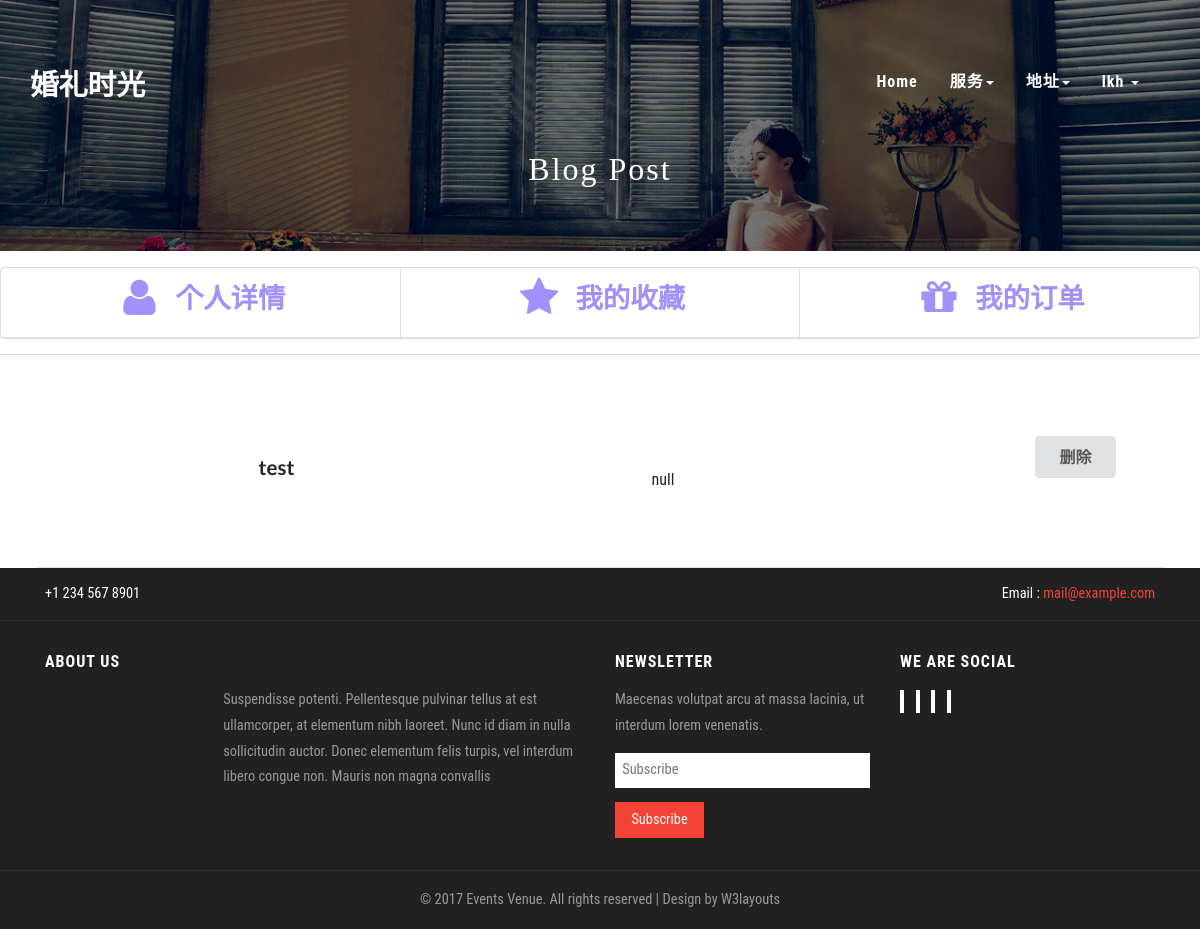
The app's page /person-fav/ (signed in) with its own data.
### Web/models.py (models this page shows, shortened)
class UserProfile(models.Model):#客户信息
    belong_to = models.OneToOneField(to=User)#名字密码等
    profile_image = models.FileField(upload_to='store/userimg',default='images/matt.jpg',null=True,blank=True)
    email = models.EmailField(null=True,blank = True)
    ident_name = models.CharField(max_length=12,default='',null=True,blank = True)
    sex = models.BooleanField(default=1)#1->male;2->female
    location = models.ForeignKey(to=City,null=True,blank = True)
    ident_kind = models.ForeignKey(to=ident_Kind,default=1)
    phone = models.CharField(max_length=11,default='')
    is_ident = models.BooleanField(default=False)
    ident = models.CharField(max_length=18,null=True,blank = True)
    is_C_man = models.BooleanField(default=False)
    is_W_man = models.BooleanField(default=False)
    def __str__(self):
        return self.belong_to.username

class Fav(models.Model):#收藏
    fav_user = models.ForeignKey(to=UserProfile)
    fav_ser = models.ForeignKey(to = C_S)
    def __str__(self):
        return self.fav_user.belong_to.username

class C_S(models.Model):#存服务
    belong = models.ForeignKey(to=Company)#所属公司
    topic = models.CharField(max_length=30 , default='unnamed_S|C')#主题
    public_like = models.PositiveIntegerField(default=0)#喜好程度
    icon = models.ImageField(upload_to='store/icon')#图标
    introduction = models.TextField(max_length=255,default='null')#介绍
    index_flag = models.CharField(max_length=20,default='',null=True,blank = True)
    service_kind = models.ForeignKey(to=server_choices)#服务种类
    minprice = models.DecimalField(max_digits=8,decimal_places=2,default = 0,null=True,blank=True)#价格999999.99
    maxprice = models.DecimalField(max_digits=8,decimal_places=2,default = 0,null=True,blank=True)#价格999999.99
    detail = models.TextField(max_length=255,default='null',null=True,blank = True)#细节参数
    create_time = models.DateField(auto_now_add=True)#创建日期
    graph_count = models.IntegerField(default=0)#包含图片数
    writed_time = models.DateField(auto_now=True)#修改日期

### Web/views.py (the view)
# urls.py: url(r'^person-fav/$',person_fav),
def person_fav(request):
    context={}
    if isinstance(request.user,User):
        user = UserProfile.objects.get(belong_to = request.user)
    else:
        return redirect(to='index')
    cities = City.objects.all()
    ser_kind = server_choices.objects.all()
    favs = Fav.objects.filter(fav_user = user)
    print(favs)
    context['User']=user
    context['city']=cities
    context['favs']=favs
    return render(request,'person-fav.html',context=context)

### Web/models.py (called while the page is built)
    def __str__(self):
        return self.city_name

### Web/templates/person-fav.html (shortened to what this page needs)
<!DOCTYPE html>
{% load staticfiles %}
<html lang="en">
<head>
<link rel="stylesheet" href="{% static '/css/semantic.css' %}" media="screen" title="no title" charset="utf-8">
<link href="{% static '/css/bootstrap.css' %}" rel="stylesheet" type="text/css" media="all" />
<link rel="stylesheet" href="{% static '/css/style.css' %}" type="text/css" media="all" />
</head>
<body>
	<div class="banner">
        {% include "header.html" %}
		<div class="agileinfo-top-heading">
			<h2>Blog Post</h2>
		</div>
    </div>
<div>
        <div class="ui vertical horizontal segments">
                <div class="ui right aligned vertical segment">
                    <a href="../../person/">
                        <h5 class="ui large violet header center aligned inverted">
                            <i class="user outline icon"></i>个人详情
                        </h5>
                    </a>
                </div>
                <div class="ui vertical segment">
                    <h4 class="ui large violet header center aligned inverted ">
                        <i class="star outline icon"></i>我的收藏
                    </h4>
                </div>
                <div class="ui left aligned vertical segment">
                    <a href="../../person-list/">
                        <h5 class="ui large violet header center aligned inverted">
                            <i class="gift icon"></i>我的订单
                        </h5>
                    </a>
                </div>
            </div>
            <div class="ui divider"></div>
        <div class="ui vertical segment container">
                <div class="ui center aligned very padded vertical segment container">
                        <div class="ui ">
                            <div class="ui link items">
                                {% for fav in favs %}
                                <div class="segment item">
                                  <div class="ui small image">
                                  </div>
                                  <div class="content">
                                    <a class="header left floated" href="../../single/{{fav.fav_ser.id}}">{{fav.fav_ser.topic}}</a>&nbsp;<button class="ui right floated button">删除</button>
                                    <div class="description ">
                                      <p>{{fav.fav_ser.introduction}}</p>
                                    </div>
                                  </div>
                                </div>
                                {% endfor %}
                        </div>
                    </div>
        </div>
</div>
    <footer>
    {% include "footer.html" %}
    </footer>
</body>
</html>

### Web/templates/header.html (shortened to what this page needs)
{% load staticfiles %}
<link rel="stylesheet" href="{% static '/css/style.css' %}" type="text/css" media="all" />
    <div class="header">
        <div class="container">
            <div class="header-left">
                <div class="w3layouts-logo">
                    <h1>
                        <a href="../../index/"> 婚礼时光</a>
                    </h1>
                </div>
            </div>
            <div class="top-nav">
                <nav class="navbar navbar-default">
                    <div class="collapse navbar-collapse" id="bs-example-navbar-collapse-1">
                        <ul class="nav navbar-nav">
                            <li><a class="" href="../../index/">Home</a></li>
                            <li>
                                <a href="#" class="dropdown-toggle hvr-bounce-to-bottom" data-toggle="dropdown" role="button" aria-haspopup="true" aria-expanded="false">服务<span class="caret"></span></a>
                            </li>
                            <li class="">
                                <a href="#" class="dropdown-toggle hvr-bounce-to-bottom" data-toggle="dropdown" role="button" aria-haspopup="true" aria-expanded="false">地址<span class="caret"></span></a>
                            </li>
                            {% if User %}
                            <li>
                                <a href="#" class="dropdown-toggle hvr-bounce-to-bottom" data-toggle="dropdown" role="button" aria-haspopup="true" aria-expanded="false">
                                    <img class="" src="{{user.icon.url}}" alt="">{{User}}
                                    <span class="caret"></span></a>
                            </li>
                            {% else %}
                                <li class="ui right float"><a href="../../login/">login</a></li>
                            {% endif %}
                        </ul>
                        <div class="clearfix"> </div>
                    </div>
                </nav>
            </div>
            <div class="clearfix"></div>
        </div>
    </div>

### Web/static/css/style.css (style rules this page uses)
body a { transition: 0.5s all; -webkit-transition: 0.5s all; -o-transition: 0.5s all; -moz-transition: 0.5s all; -ms-transition: 0.5s all; }
html, body { font-size: 100%; font-family: 'Roboto Condensed', sans-serif; }
body { background:#FFFFFF; }
.banner { background: url(../images/1.jpg) no-repeat 0px 0px; background-size: cover; padding: 3em 0 4em; }
.header { padding: 1em 0; }
.header-left { float: left; }
.w3layouts-logo h1 { margin: 0; }
.w3layouts-logo h1 a { color: #fff; font-size: .8em; text-transform: uppercase; text-decoration: none; font-weight: 600; font-family: 'Roboto Condensed', sans-serif; }
.top-nav { margin: .5em 0 0 0; float: right; }
.top-nav ul { padding: 0; margin: 0; }
.top-nav ul li { display: inline-block; margin: 0 1em; float: left; }
ul.nav.navbar-nav { float: right; }
.navbar-default { background: none; border: none; margin: 0; }
.navbar { min-height: 0; }
.top-nav ul li a { color: #fff !important; font-size: 1em; margin: 0; text-decoration: none; padding: 0; font-weight: 600; font-family: 'Roboto Condensed', sans-serif; letter-spacing: 1px; }
footer { background:#212121; }
.agileinfo-top-heading { margin:2em 0 0 0; }
.agileinfo-top-heading h2 { color: #FFFFFF; font-size: 2em; margin: 0; font-weight: 100; font-family: 'Pacifico', cursive; letter-spacing: 2px; text-align:center; }

### records on screen
UserProfile: belong_to.username "lkh"
Fav: fav_ser.topic "test", fav_ser.introduction "null"
